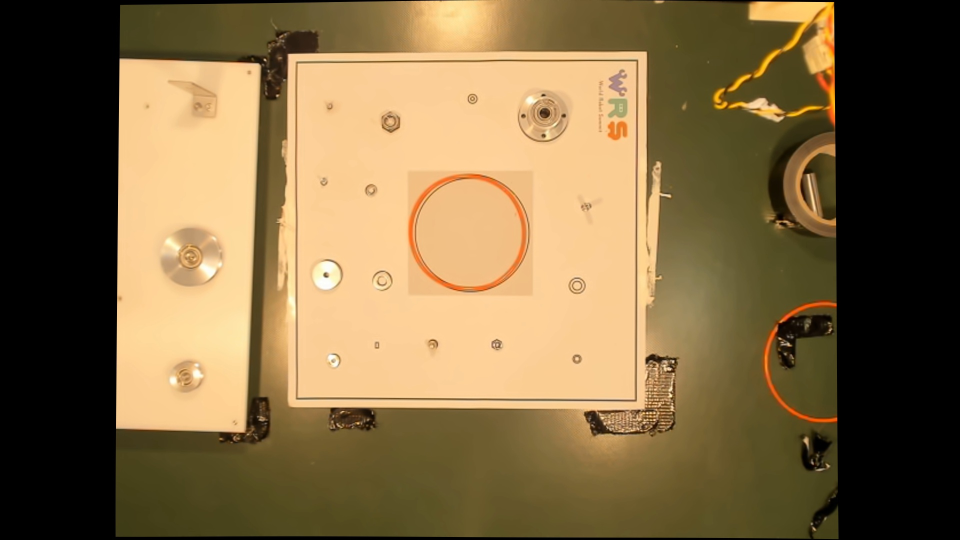
#> input picture taskboard/CapturedImage.jpg, 1920 x 1080 px (shown at 1/2 size)
$ python -i vision_motor_lib.py   (imports and definitions only)   (older library calls are emulated)
#> lines starting #> are read from the running program, lines starting #| are printed output that depends on the picture; after the words box and inside, x2 and y2 are one past the last pixel; in counts of white or black regions, pixels touching at a corner belong together
import numpy as np
import cv2
import matplotlib.pyplot as plt


# DEBUG FUNCTION - returns plot of rgb, grayscale, hsv and lab color space channels
# [84 lines left out: functions show_colorspaces, crop_min_area_rect, not called in this run]


# Function which given a camera image, returns the location of the motor within.
def find_motor(image_rgb):

    image_lab = cv2.cvtColor(image_rgb, cv2.COLOR_RGB2LAB)
#> image_lab: shape (1080, 1920, 3); mean of channels 0, 1, 2 113.3, 131.3, 151
    img_yuv = cv2.cvtColor(image_rgb, cv2.COLOR_RGB2YUV)
#> img_yuv: shape (1080, 1920, 3); mean of channels 0, 1, 2 108, 108.4, 145.5
    # threshold on typical motor lab values
    bw_image1 = np.logical_and(image_lab[:, :, 2] > 137, image_lab[:, :, 2] < 145)
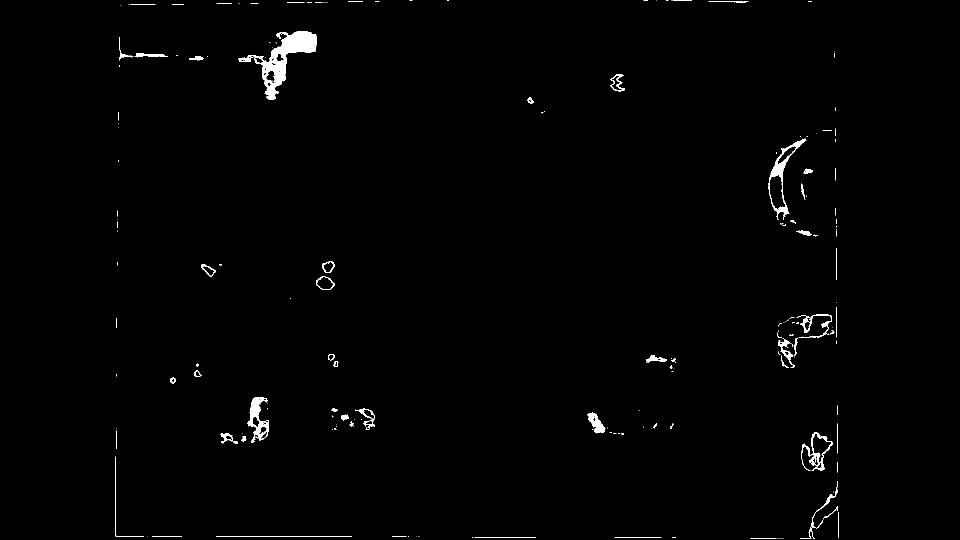
#> bw_image1: shape (1080, 1920) bool (shown at 1/2 size); 0.9% white; 199 white regions (135 under 20 px), largest, box (x1, y1, x2, y2) and area: (476, 62, 633, 199) 5916, (1537, 277, 1611, 440) 1777, (495, 794, 538, 885) 1584
    bw_image2 = np.logical_and(img_yuv[:, :, 1] > 113, img_yuv[:, :, 1] < 122)
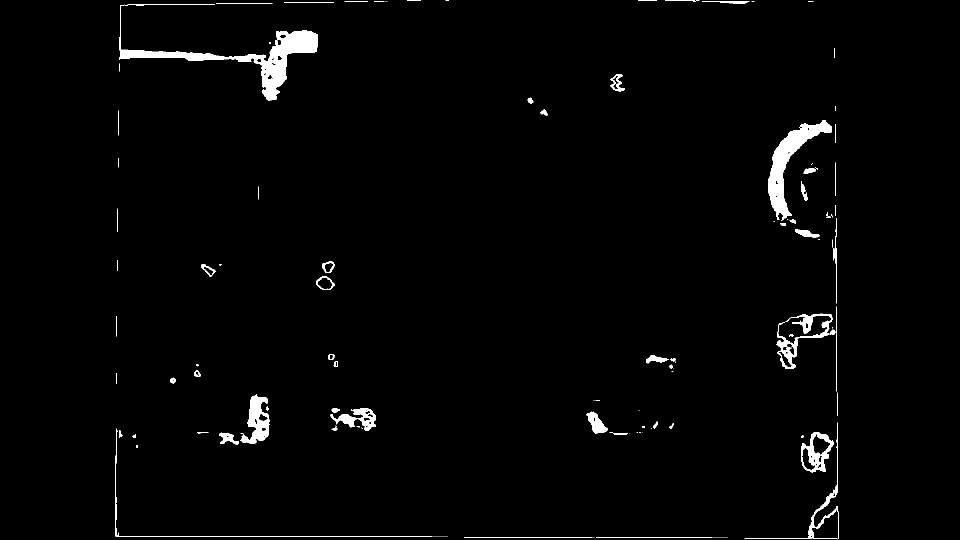
#> bw_image2: shape (1080, 1920) bool (shown at 1/2 size); 1.8% white; 141 white regions (75 under 20 px), largest, box (x1, y1, x2, y2) and area: (239, 8, 636, 201) 10936, (1536, 240, 1664, 441) 6928, (481, 788, 539, 887) 2828
    bw_image = np.logical_and(bw_image1, bw_image2).astype(np.uint8) * 255
#> bw_image: shape (1080, 1920); 0.89% white; 198 white regions (136 under 20 px), largest, box (x1, y1, x2, y2) and area: (476, 62, 633, 199) 5915, (1537, 277, 1611, 440) 1777, (495, 794, 538, 885) 1584

    kernel = cv2.getStructuringElement(cv2.MORPH_ELLIPSE, (2, 2))
    closed_img = cv2.morphologyEx(bw_image, cv2.MORPH_ERODE,
                                  kernel, iterations=2)
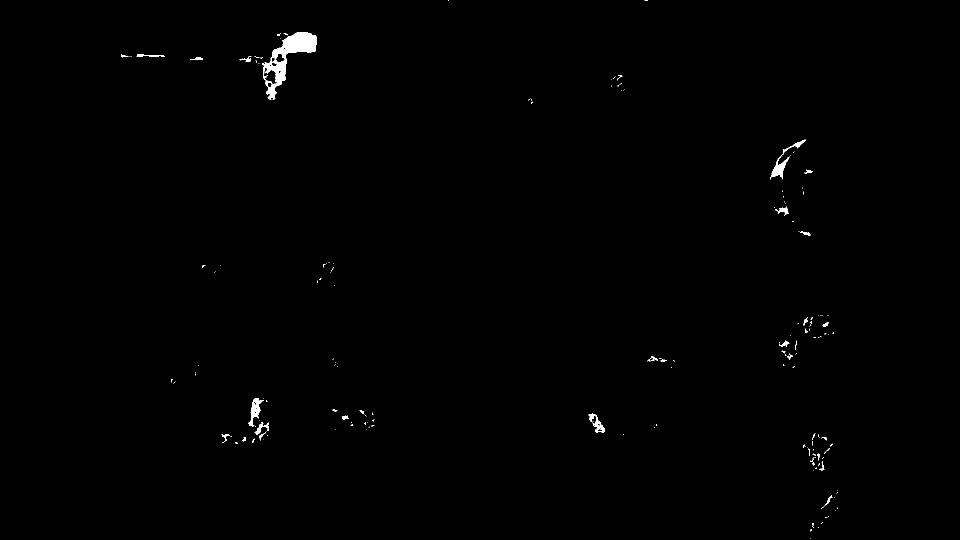
#> closed_img: shape (1080, 1920) (shown at 1/2 size); 0.45% white; 184 white regions (149 under 20 px), largest, box (x1, y1, x2, y2) and area: (524, 64, 633, 199) 4601, (1540, 279, 1611, 359) 876, (497, 796, 528, 853) 659
    kernel = cv2.getStructuringElement(cv2.MORPH_ELLIPSE, (5, 5))
    closed_img = cv2.morphologyEx(closed_img, cv2.MORPH_CLOSE,
                                  kernel, iterations=5)
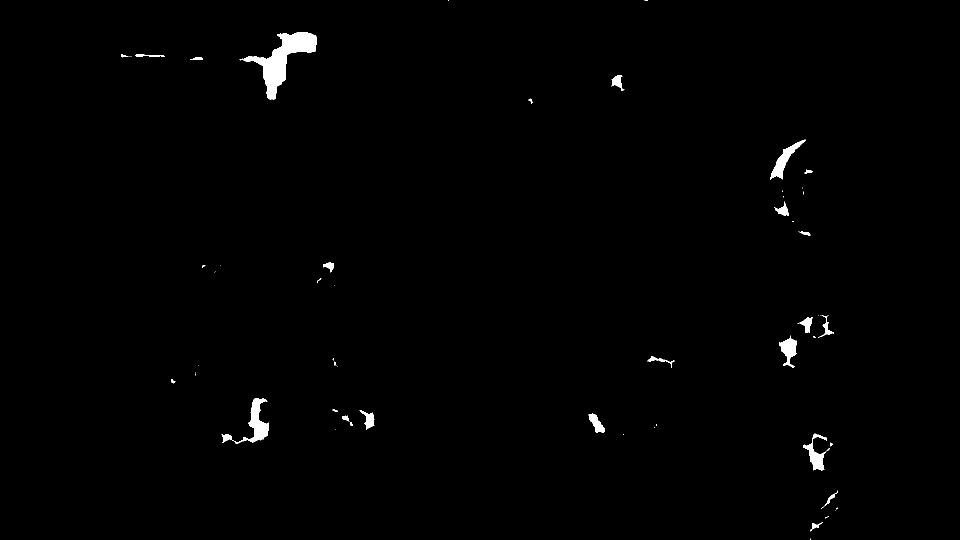
#> closed_img: shape (1080, 1920) (shown at 1/2 size); 0.81% white; 62 white regions (35 under 20 px), largest, box (x1, y1, x2, y2) and area: (479, 64, 633, 199) 6457, (443, 796, 538, 888) 2272, (1540, 279, 1611, 360) 1446
    kernel = cv2.getStructuringElement(cv2.MORPH_ELLIPSE, (3, 3))
    closed_img = cv2.morphologyEx(closed_img, cv2.MORPH_ERODE,
                                  kernel, iterations=5)
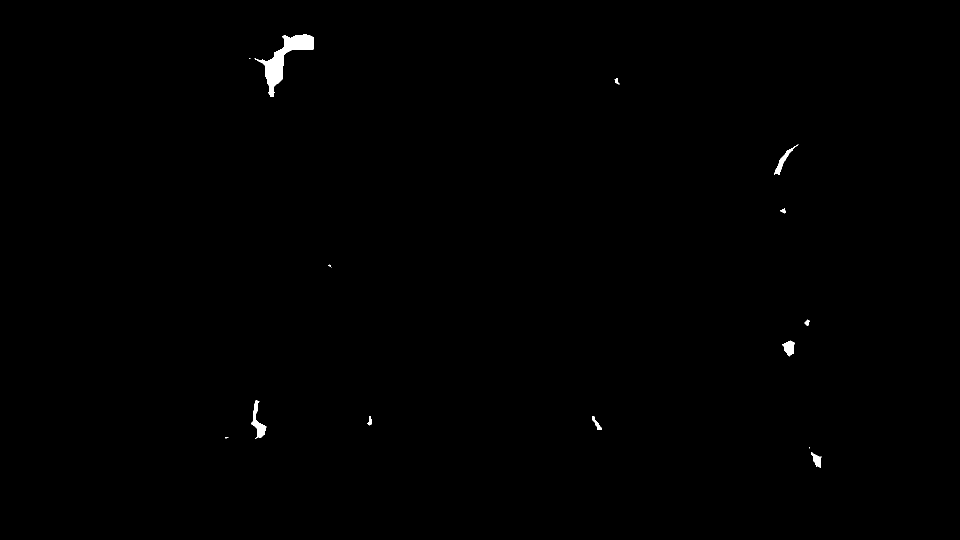
#> closed_img: shape (1080, 1920) (shown at 1/2 size); 0.33% white; 14 white regions (4 under 20 px)

    # test blobs, and retrieve only the ones that look like motors (size + circularity)
    roi_copy = image_lab.copy()
    im2, cnts, hierarchy = cv2.findContours(closed_img.copy(), cv2.RETR_LIST, cv2.CHAIN_APPROX_SIMPLE)
#> cnts = 14 contours, 4 with area under 20; largest, box (x1, y1, x2, y2) and area: (509, 69, 628, 194) 3891, (502, 801, 533, 878) 724, (1548, 289, 1597, 350) 448, (1564, 681, 1589, 713) 438, (1623, 904, 1643, 935) 282
    cnts = sorted(cnts, key=cv2.contourArea, reverse=True)  # get largest five contour area
    for cnt in cnts:
        perimeter = cv2.arcLength(cnt, True)
        area = cv2.contourArea(cnt)
        if perimeter == 0:
            break
        circularity = 4 * np.pi * (area / (perimeter * perimeter))
        if area > 5000 and area < 14000 and circularity > 0.35 and circularity < 1.2:
            x, y, w, h = cv2.boundingRect(cnt)
            if x > 900 and x < 1100 and y > 300 and y < 550:
                cv2.rectangle(roi_copy, (x, y), (x + w, y + h), (0, 255, 0), 4)
                return roi_copy, (x, y, w, h)
#> this loop made 14 passes
#> (perimeter, area, circularity) on passes 1 to 10: (459, 3891, 0.232), (203.3, 724, 0.22), (175.5, 448, 0.183), (91.5, 438.5, 0.658), (88.18, 282.5, 0.457), (77.01, 145.5, 0.308), (44.14, 72, 0.464), (32.63, 63, 0.744), (35.56, 49.5, 0.492), (32.97, 46, 0.532)
    return roi_copy, None


# Function which given a motor image, returns the location of the shaft within.
# [66 lines left out: function find_motor_shaft, not called in this run]

>>> import cv2
>>> picture = cv2.cvtColor(cv2.imread('taskboard/CapturedImage.jpg'), cv2.COLOR_BGR2RGB)
>>> result = find_motor(picture)
